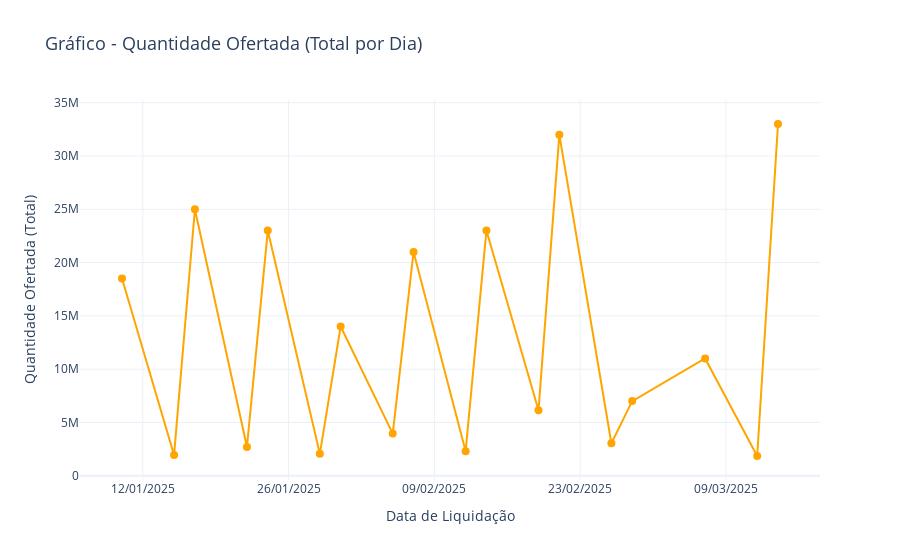

The cell this chart's notebook holds for it:
### Markdown cell above
### Gráfico - Quantidade Ofertada

### Code cell
import plotly.graph_objects as go

# Garantir que a coluna 'quantidadeOfertada' seja convertida corretamente para numérico
if tabela['quantidadeOfertada'].dtype == 'object':  # Verifica se a coluna é do tipo string
    tabela['quantidadeOfertada'] = tabela['quantidadeOfertada'].str.replace('.', '').astype(float)
else:
    tabela['quantidadeOfertada'] = tabela['quantidadeOfertada'].astype(float)

# Garantir que a coluna de datas ('dataLiquidacao') esteja no formato datetime
tabela['dataLiquidacao'] = pd.to_datetime(tabela['dataLiquidacao'], errors='coerce')

# Agrupar por data de liquidação e somar a quantidade ofertada
ofertada_por_dia = tabela.groupby('dataLiquidacao', as_index=False)['quantidadeOfertada'].sum()

# Criar o gráfico de linha com os valores agregados
fig = go.Figure()

# Adicionar a linha conectando os valores de 'quantidadeOfertada' por dia
fig.add_trace(go.Scatter(
    x=ofertada_por_dia['dataLiquidacao'],
    y=ofertada_por_dia['quantidadeOfertada'],
    mode='lines+markers',
    name='Quantidade Ofertada (Total por Dia)',
    line=dict(color='orange'),
    marker=dict(size=8, color='orange', symbol='circle')
))

# Personalizar o layout
fig.update_layout(
    title='Gráfico - Quantidade Ofertada (Total por Dia)',
    xaxis_title='Data de Liquidação',
    yaxis_title='Quantidade Ofertada (Total)',
    template='plotly_white',
    xaxis=dict(tickformat='%d/%m/%Y'),
    title_font_size=18,
    xaxis_title_font_size=14,
    yaxis_title_font_size=14
)

# Exibir o gráfico
fig.show()

### Figure 1 — Plotly figure (JSON) as saved in the notebook; plotly's stock layout.template omitted (floating-point values rounded to 4 significant figures)
{"data": [{"line": {"color": "orange"}, "marker": {"color": "orange", "size": 8, "symbol": "circle"}, "mode": "lines+markers", "name": "Quantidade Ofertada (Total por Dia)", "type": "scatter", "x": ["2025-01-10T00:00:00.000000000", "2025-01-15T00:00:00.000000000", "2025-01-17T00:00:00.000000000", "2025-01-22T00:00:00.000000000", "2025-01-24T00:00:00.000000000", "2025-01-29T00:00:00.000000000", "2025-01-31T00:00:00.000000000", "2025-02-05T00:00:00.000000000", "2025-02-07T00:00:00.000000000", "2025-02-12T00:00:00.000000000", "2025-02-14T00:00:00.000000000", "2025-02-19T00:00:00.000000000", "2025-02-21T00:00:00.000000000", "2025-02-26T00:00:00.000000000", "2025-02-28T00:00:00.000000000", "2025-03-07T00:00:00.000000000", "2025-03-12T00:00:00.000000000", "2025-03-14T00:00:00.000000000"], "y": [18500000.0, 1950000.0, 25000000.0, 2700000.0, 23000000.0, 2050000.0, 14000000.0, 3950000.0, 21000000.0, 2300000.0, 23000000.0, 6150000.0, 32000000.0, 3050000.0, 7000000.0, 11000000.0, 1850000.0, 33000000.0]}], "layout": {"title": {"font": {"size": 18}, "text": "Gráfico - Quantidade Ofertada (Total por Dia)"}, "xaxis": {"tickformat": "%d/%m/%Y", "title": {"font": {"size": 14}, "text": "Data de Liquidação"}}, "yaxis": {"title": {"font": {"size": 14}, "text": "Quantidade Ofertada (Total)"}}}}
